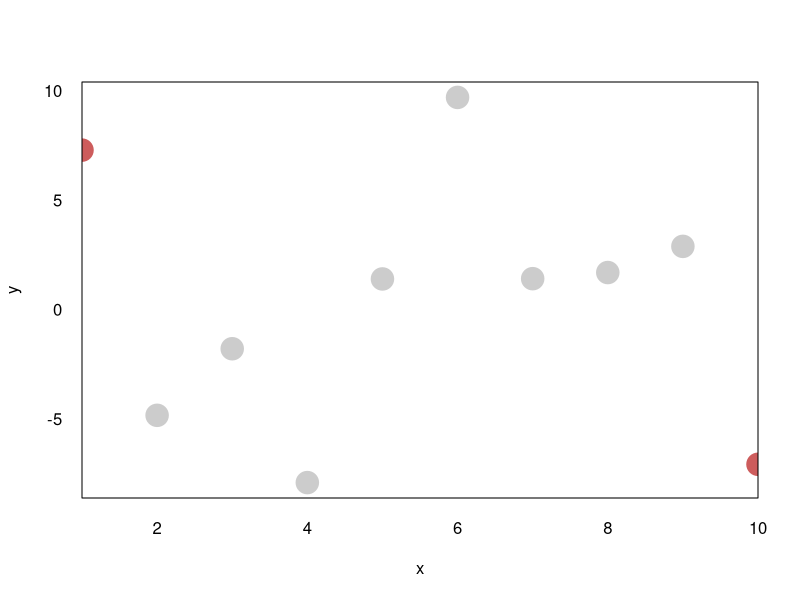
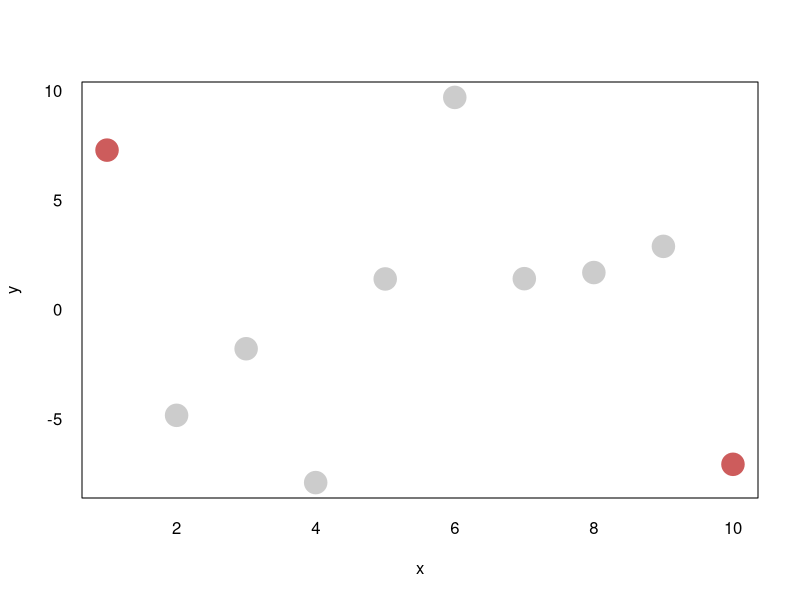
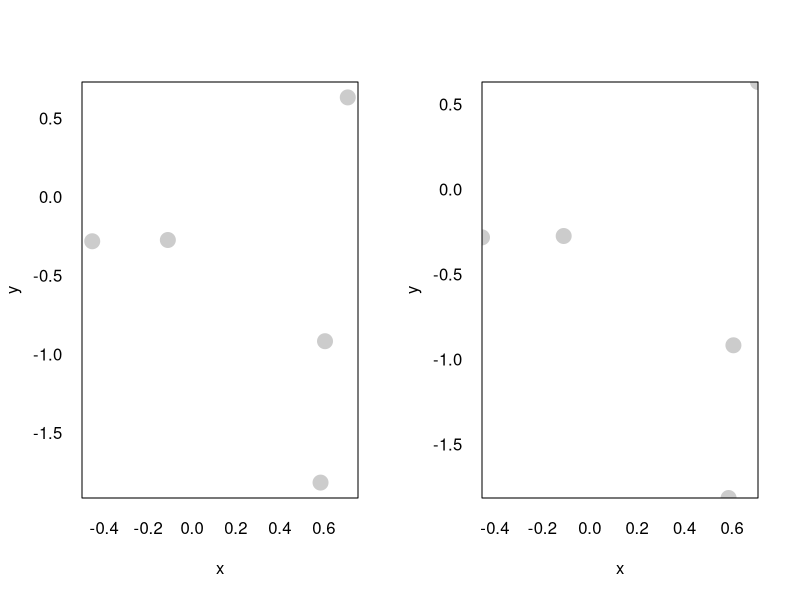

R code for these plots, in order:
## ---- chunk 1
#| echo: false
plot <- function(..., pch = 19, col = "grey80", cex = 2) {
  base::plot(..., col = col, pch = pch, cex = cex, xaxt = 'n', yaxt = 'n')
  axis(1, tick = FALSE)
  axis(2, tick = FALSE, las = 1)
}

## ---- chunk 2
#| out-width: 800px
#| fig-align: 'center'
x <- 1:10
y <- rnorm(10, 0, 5)
col <- ifelse(1:10 %in% c(1, 10), "indianred", "grey80")

plot(x, y, col = col, cex = 3, xaxs = "i")
## ---- chunk 3
#| out-width: 800px
#| fig-align: 'center'
plot(x, y, col = col, cex = 3)
## ---- chunk 4
#| fig-height: 4
#| fig-cap: "Expanding axes. By default, axes in base R `plot()` function are expanded 4% beyond the range of the data (left). Otherwise, datapoints on the limits of their respective scales end up overlapping with the plot borders (right)."

set.seed(12345)
x <- rnorm(5)
y <- rnorm(5)

par(mfrow = c(1, 2))
plot(x, y) 
plot(x, y, xaxs = 'i', yaxs = 'i') 
## ---- chunk 5
#| echo: false

tab <- data.frame(
  Zero = c(0.05, 0.05, -0.5),
  One = c(0.95, 1.05, 1.5),
  Effect = c("Expands the margins by ~5% (actually 5.555...% since 0.05 / 0.9 = 0.0555...)",
             "Shifts the expanse 'up' by 5% (e.g. moves x-axis 5% right)",
             "Zooms into the middle 50% of the expanse (25 percentile goes to 0 and 75th to one)")
)


knitr::kable(tab)
